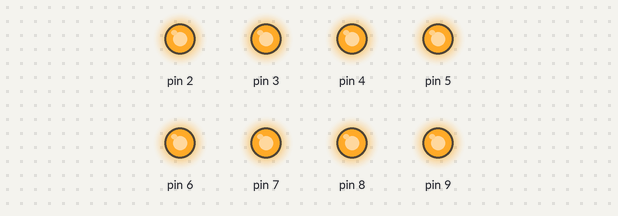
Simulated run of this sketch. Board: Arduino Uno, built with avr-gcc and run on an emulated ATmega328P. Shown: output pins drawn as LEDs (lit = HIGH). What the sketch prints to the serial monitor is not drawn.

Above: at 0.1 s.
Timing chart, 0 to 1.6 s (numbered marks = the images above):
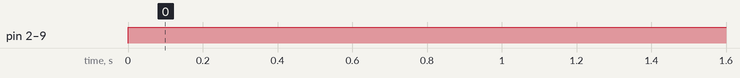

Measured:
- by itself, pin 2–9: LOW → HIGH at 0.00 s

The sketch:

act3proc2.ino
```cpp
int LEDs[8] = { 9,2,3,4,5,6,7,8} ;

extern "C" { char *__data_load_end();}

void setup() {
  Serial.begin(9600);
  Serial.print("Sketch Size: ");
  Serial.println((long)__data_load_end * 2);
  for (auto i : LEDs) {
    pinMode(i, OUTPUT);
  }
}
void loop() {
  Serial.println("JJJJJ");
  for (auto i : LEDs)
    digitalWrite(i, HIGH);
  delay(5000);
}
```
